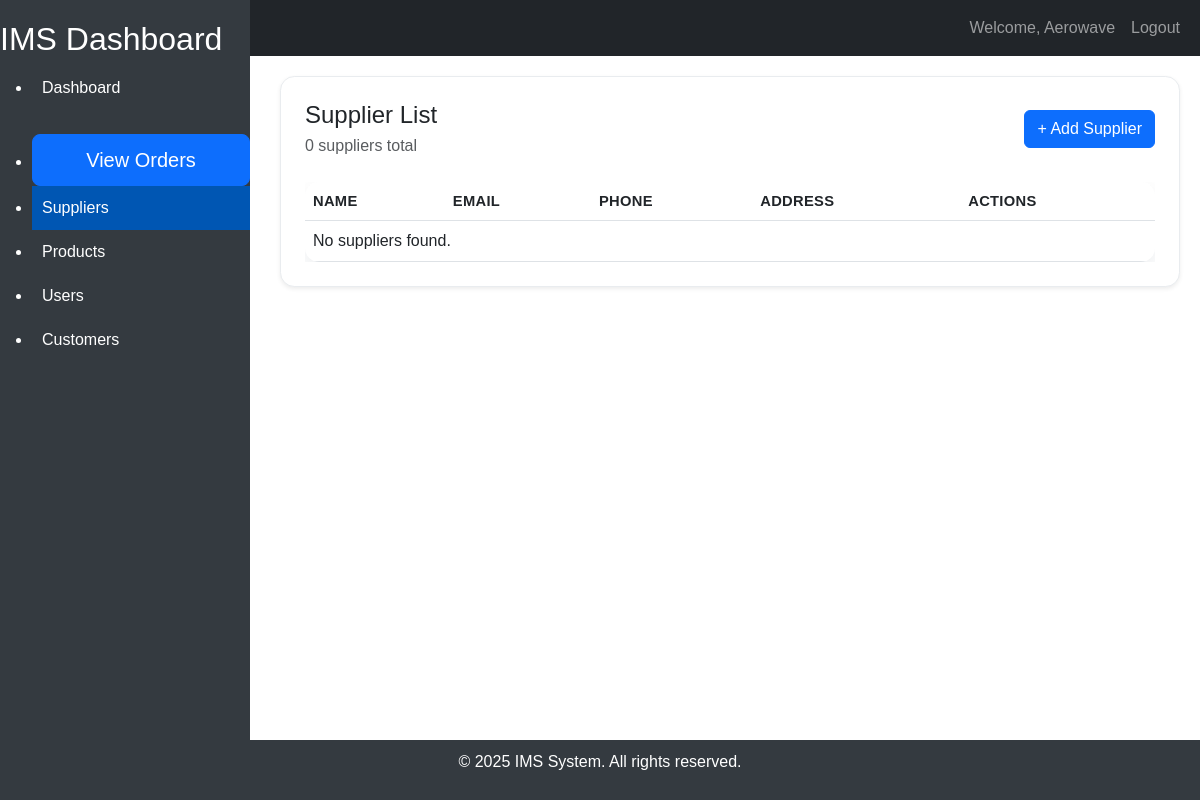
The app's page /suppliers/suppliers/ (signed in), older data.
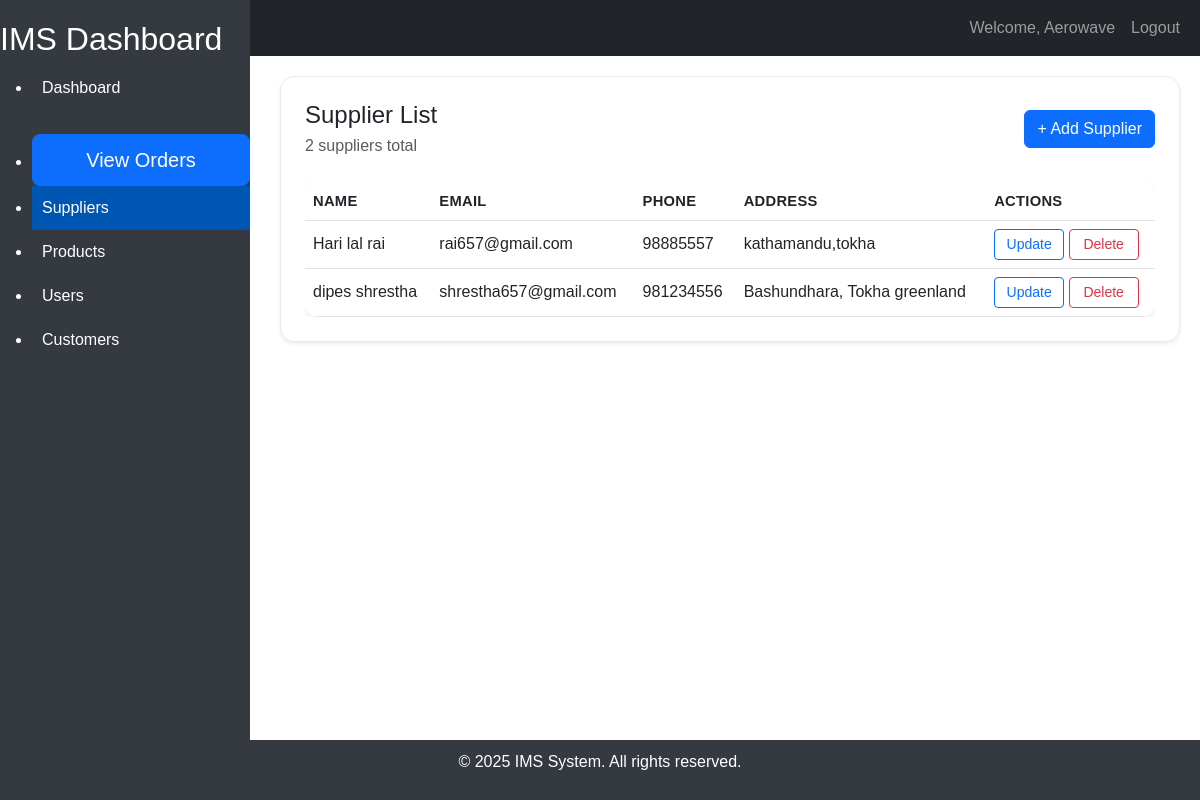
The same page, newer data.
### suppliers/models.py (models this page shows, shortened)
class Supplier(models.Model):
    name = models.CharField(max_length=100)
    email = models.EmailField()
    phone = models.CharField(max_length=20)
    address = models.TextField(blank=True, null=True)
    created_at = models.DateTimeField(auto_now_add=True)
    updated_at = models.DateTimeField(auto_now=True)
    is_active = models.BooleanField(default=True)
    class Meta:
        db_table = 'Suppliers'
        verbose_name = 'Supplier'
        verbose_name_plural = 'Suppliers'
        indexes = [
            models.Index(fields=['name']),
            models.Index(fields=['email']),
        ]

### suppliers/views.py (the view)
# urls.py: path('suppliers/', SupplierListView.as_view(), name='supplier-list'),
class SupplierListView(SessionLoginRequiredMixin, ListView):
    model = Supplier
    template_name = "suppliers/supplier_list.html"
    context_object_name = "suppliers"

### home/mixins.py (called while the page is built)
    def dispatch(self, request, *args, **kwargs):
        if not request.session.get("user_id"):
            return redirect_to_login(request.get_full_path(), "login")
        return super().dispatch(request, *args, **kwargs)

### suppliers/template/suppliers/supplier_list.html
{% extends "home/base.html" %}
{% block content %}
<div class="supplier-card shadow-sm p-4">
    <div class="supplier-list-header d-flex justify-content-between mb-4">
        <div>
            <h2 class="h4 mb-1">Supplier List</h2>
            <span class="text-muted">{{ suppliers|length }} supplier{{ suppliers|length|pluralize }} total</span>
        </div>
        <a href="{% url 'supplier-create' %}" class="btn btn-primary">+ Add Supplier</a>
    </div>
    <div class="table-responsive">
        <table class="table table-hover supplier-table mb-0">
            <thead>
                <tr><th>Name</th><th>Email</th><th>Phone</th><th>Address</th><th>Actions</th></tr>
            </thead>
            <tbody>
                {% for supplier in suppliers %}
                <tr>
                    <td data-label="Name">{{ supplier.name }}</td>
                    <td data-label="Email">{{ supplier.email }}</td>
                    <td data-label="Phone">{{ supplier.phone }}</td>
                    <td data-label="Address">{{ supplier.address|default:"-" }}</td>
                    <td data-label="Actions">
                        <a href="{% url 'supplier-update' supplier.pk %}" class="btn btn-sm btn-outline-primary">Update</a>
                        <a href="{% url 'supplier-delete' supplier.pk %}" class="btn btn-sm btn-outline-danger">Delete</a>
                    </td>
                </tr>
                {% empty %}
                <tr><td colspan="5">No suppliers found.</td></tr>
                {% endfor %}
            </tbody>
        </table>
    </div>
</div>
{% endblock %}

Row changes from the older to the newer data that the page shows:
added Supplier: name "Hari lal rai", email "rai657@gmail.com", phone "98885557", address "kathamandu,tokha"
added Supplier: name "dipes shrestha", email "shrestha657@gmail.com", phone "981234556", address "Bashundhara, Tokha greenland"
Text that changed along with them:
{{ suppliers|length }}: "0" → "2"
text no longer shown: "No suppliers found."
